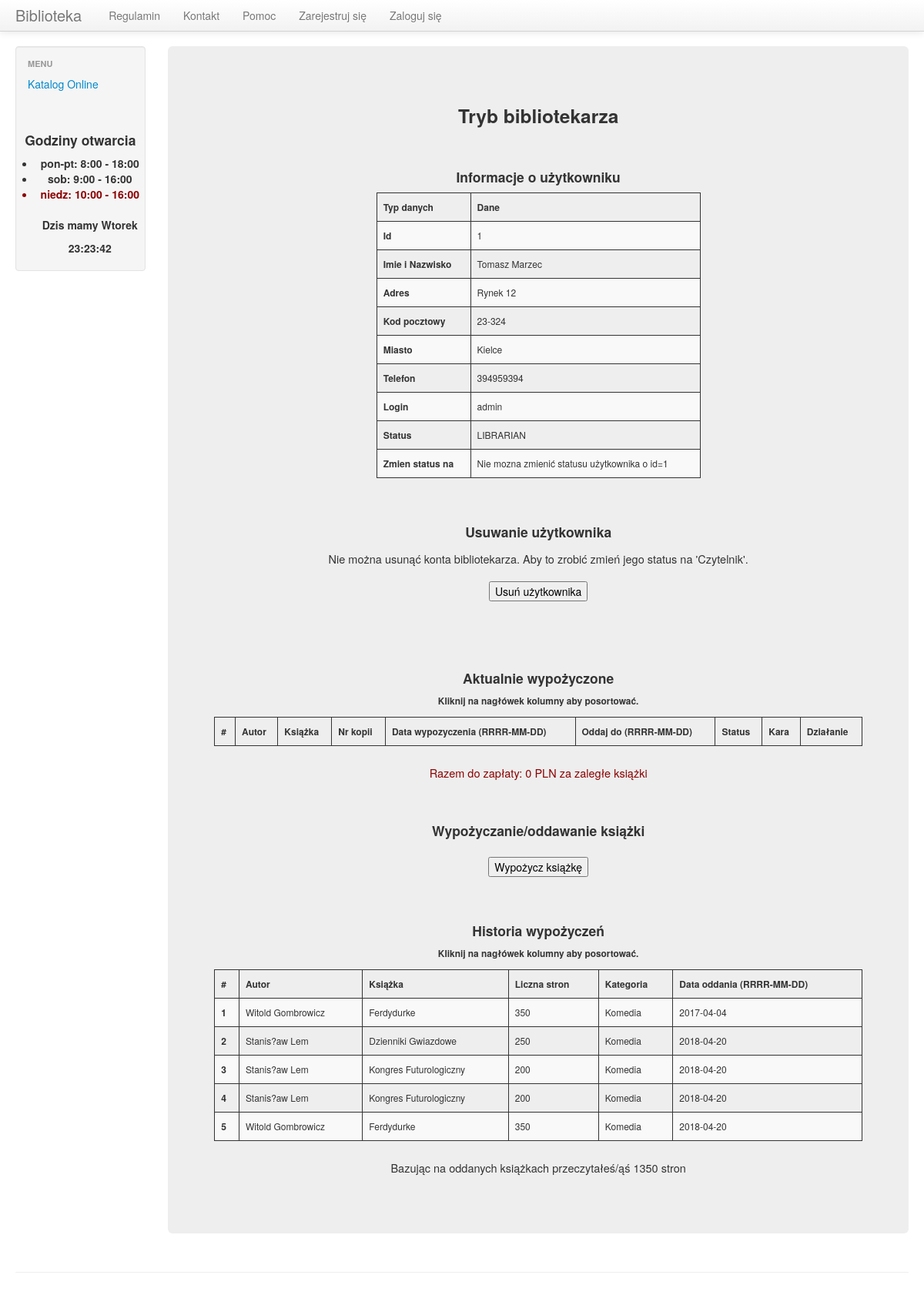
Screenshot of /lib_manage_users_menu_page_result.php?user_id=1 with the database file from the repository.
### tables this page shows
CREATE TABLE `user` (
  `id` int(11) NOT NULL,
  `user` varchar(100) NOT NULL,
  `pass` varchar(500) NOT NULL,
  `view` varchar(100) NOT NULL,
  `name` varchar(100) NOT NULL,
  `surname` varchar(200) NOT NULL,
  `address` varchar(200) NOT NULL,
  `post_code` varchar(6) NOT NULL,
  `city` varchar(100) NOT NULL,
  `phone` varchar(29) NOT NULL
);

### lib_manage_users_menu_page_result.php (the view, shortened to what this page needs)
<?php
include("/templ_scripts/before_content_template.php");
$user_id = htmlspecialchars($_GET['user_id']);
$borrowins_query = "SELECT borrowings.id, borrowings.copy_id, borrowings.book_id, borrowings.user_id, book.author, book.title, borrowings.borrow_date, borrowings.give_date, copy.status
          FROM borrowings
          INNER JOIN copy ON borrowings.copy_id=copy.id
          INNER JOIN book ON borrowings.book_id=book.id
          WHERE borrowings.user_id=".$user_id."";
$query_history = "SELECT book.author, book.title, book.pages, book.category, borrowings_history.give_date FROM borrowings_history
                  INNER JOIN book ON borrowings_history.book_id=book.id
                  WHERE borrowings_history.user_id=".$user_id."";
$user_info_query = "SELECT name, surname, address, post_code, city, phone, id, user, view
          FROM user
          WHERE id = {$user_id}";
$user_info_result = mysql_query($user_info_query);
$to_pay=0.0;
echo '
        <div class="span10">
            <div class="hero-unit text-center">
                <h3>Tryb bibliotekarza</h3>
                <br>
                <h4>Informacje o użytkowniku</h4>
          <form action="lib_manage_users_menu_page_change_status.php" method="POST" onsubmit="return confirm_dialog()">
        <div class="user_info_table">
          <table class="table table-striped" >
            <thead>
            <tr>
                <th>Typ danych</th>
                <th>Dane</th>
            </tr>
            </thead>
';
            while($user_info_row = mysql_fetch_row($user_info_result))
            {
echo '
              <tr>
                <td><b>Id<b></td>
          			<td>'.$user_info_row[6].' </td>
          		</tr>
          		<tr>
                <td><b>Imie i Nazwisko<b></td>
          			<td>'.$user_info_row[0].' '.$user_info_row[1].' </td>
          		</tr>
          		<tr>
                <td><b>Adres<b></td>
          			<td>'.$user_info_row[2].' </td>
          		</tr>
          		<tr>
                <td><b>Kod pocztowy<b></td>
          			<td>'.$user_info_row[3].' </td>
          		</tr>
          		<tr>
                <td><b>Miasto<b></td>
          			<td>'.$user_info_row[4].' </td>
          		</tr>
          		<tr>
                <td><b>Telefon<b></td>
          			<td>'.$user_info_row[5].' </td>
          		</tr>
              <tr>
                <td><b>Login<b></td>
                <td>'.$user_info_row[7].' </td>
              </tr>
              <tr>
                <td><b>Status<b></td>
          			<td>'.$user_info_row[8].' </td>
          		</tr>
          		<tr>
                <td><b>Zmien status na<b></td>
';
            if ($user_info_row[6]=="1") {
              echo '<td>
                      Nie mozna zmienić statusu użytkownika o id=1
                    </td>';
            }
            else
            {
              echo'<td>
                    <label><input type="radio" name="user_status" value="READER" checked="">Czytelnik</label>
                    <label><input type="radio" name="user_status" value="LIBRARIAN">Bibliotekarz</label>
                    <input type="submit" value="Zmien status">
                  </td>';
            }
echo '
          		</tr>
              </tbody>
              </table>
            </div>
            </form>
';
            };
echo'
            <br>
            <h4>Usuwanie użytkownika</h4>
';
          $borrow_counter = mysql_query($borrowins_query);
          $user_info_result = mysql_query($user_info_query);
          $user_info_row = mysql_fetch_row($user_info_result);
          echo '<form action="lib_manage_delete_user_result.php" method="POST" onsubmit="return confirm_dialog()">';
          if ($user_info_row[8]=="LIBRARIAN") {
            echo "<p>Nie można usunąć konta bibliotekarza. Aby to zrobić zmień jego status na 'Czytelnik'.</p>";
          }
          if (mysql_num_rows($borrow_counter)>0) {
            echo "<p>Nie można usunąć konta które ma wypożyczoną książkę.</p>";
          }
          elseif(mysql_num_rows($borrow_counter)==0){
              echo '<input type="submit" value="Usuń użytkownika">';
          }
          echo '</form>';
echo '
              <br>
              <br>
                <h4>Aktualnie wypożyczone</h4>
                <h6>Kliknij na nagłówek kolumny aby posortować.</h6>
                <form action="lib_manage_users_menu_page_give_copy.php" method="POST" onsubmit="return confirm_dialog()">
                    <table class="table table-striped sortable text-center">
                        <thead>
                        <tr>
                            <th scope="col">#</th>
                            <th scope="col">Autor</th>
                            <th scope="col">Książka</th>
                            <th scope="col">Nr kopii</th>
                            <th scope="col">Data wypozyczenia (RRRR-MM-DD)</th>
                            <th scope="col">Oddaj do (RRRR-MM-DD)</th>
                            <th scope="col">Status</th>
                            <th scope="col">Kara</th>
                            <th scope="col">Działanie</th>
                        </tr>
                        </thead>
                        <tbody>
';
echo '
                      </tbody>
                    </table>
                    <p id="to_pay">Razem do zapłaty: '.$to_pay.' PLN za zaległe książki</p>
                    <br>
                    <h4>Wypożyczanie/oddawanie książki</h4>
';
echo '
                </form>
                <form action="lib_manage_users_menu_page_borrow_copy.php" method="POST">
                  <input type="submit" value="Wypożycz książkę">
                </form>
                    <br>
                    <h4>Historia wypożyczeń</h4>
                    <h6>Kliknij na nagłówek kolumny aby posortować.</h6>
                        <table class="table table-striped sortable text-center">
                            <thead>
                            <tr>
                                <th scope="col">#</th>
                                <th scope="col">Autor</th>
                                <th scope="col">Książka</th>
                                <th scope="col">Liczna stron</th>
                                <th scope="col">Kategoria</th>
                                <th scope="col">Data oddania (RRRR-MM-DD)</th>
                            </tr>
                            </thead>
                            <tbody>
    ';
                        $row_nr=0;
                        $pages_counter = 0;
                        $result = mysql_query($query_history);
                        if(!$result) echo 'BLAD zapytania historii ksiazek z bazy!';
                          else
                          {
                                while($row = mysql_fetch_row($result))
                                {
                                  $row_nr++;
                                  echo '<tr>';
                                  echo '<th scope="row">'.$row_nr.'</th>';
                                  echo '<td>'.$row[0].'</td>';
                                  echo '<td>'.$row[1].'</td>';
                                  echo '<td>'.$row[2].'</td>'; $pages_counter+=$row[2];
                                  echo '<td>'.$row[3].'</td>';
                                  echo '<td>'.$row[4].'</td>';
                                };
                          }
    echo '
                            </tbody>
                        </table>
                        <p>Bazując na oddanych książkach przeczytałeś/ąś '.$pages_counter.' stron<p>
                </div>
            </div>
    ';
include("/templ_scripts/after_content_template.php");
?>

### scripts/style.css (style rules this page uses)
body { padding-top: 60px; padding-bottom: 40px; }
h1, h2, h3, h4, h5, h6 { text-align: center; }
#to_pay { color: darkred; }
table,th,td,tr { border: 1px solid; }
.user_info_table { padding-left: 25%; width: 50%; }
thead { font-size: 12px; font-weight: bolder; }
tbody { font-size: 12px; }
.hero-unit { font-size: 14.5px; }

### rows the page displays
user: id "1", name "Tomasz", surname "Marzec", address "Rynek 12", post_code "23-324", city "Kielce", phone "394959394", user "admin", view "LIBRARIAN", shows "Nie mozna zmienić statusu użytkownika o id=1"

### other values shown
$to_pay "0"
$row[0] "Witold Gombrowicz"
$row[1] "Ferdydurke"
$row[2] "350"
$row[3] "Komedia"
$row[4] "2017-04-04"
$row[0] "Stanis?aw Lem"
$row[1] "Dzienniki Gwiazdowe"
$row[2] "250"
$row[4] "2018-04-20"
$row[1] "Kongres Futurologiczny"
$row[2] "200"
$pages_counter "1350"
